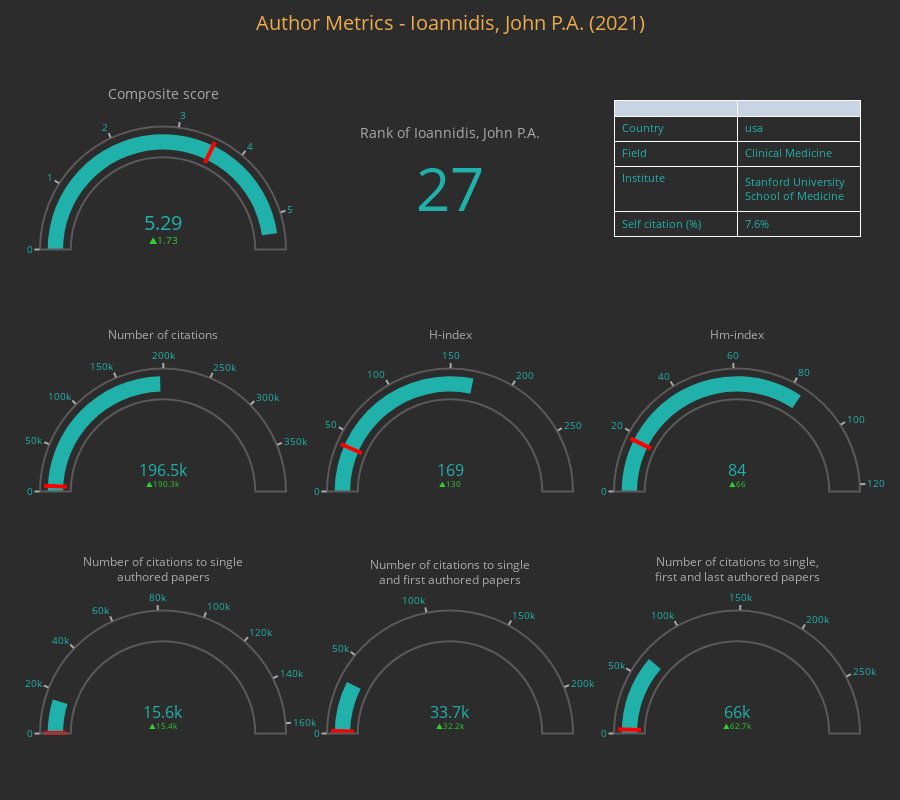

Here is the notebook cell this chart was saved with:
### Code cell
client.interactive_author_metrics_complete()

### Figure 1 — Plotly figure (JSON) as saved in the notebook; plotly's stock layout.template omitted (floating-point values rounded to 4 significant figures)
{"data": [{"delta": {"decreasing": {"color": "indianred"}, "increasing": {"color": "limegreen"}, "reference": 6248.0}, "domain": {"x": [0, 0.3], "y": [0.3667, 0.6333]}, "gauge": {"axis": {"range": [null, 399386], "tickcolor": "#aaa", "tickwidth": 2}, "bar": {"color": "lightseagreen"}, "bgcolor": "#2C2C2C", "bordercolor": "#5b5959", "borderwidth": 2, "threshold": {"line": {"color": "red", "width": 4}, "thickness": 0.75, "value": 6248.0}}, "mode": "gauge+number+delta", "number": {"font": {"color": "lightseagreen", "size": 16}}, "title": {"font": {"color": "#aaa", "size": 12}, "text": "Number of citations"}, "type": "indicator", "value": 196509}, {"delta": {"decreasing": {"color": "indianred"}, "increasing": {"color": "limegreen"}, "reference": 39}, "domain": {"x": [0.35, 0.65], "y": [0.3667, 0.6333]}, "gauge": {"axis": {"range": [null, 299], "tickcolor": "#aaa", "tickwidth": 2}, "bar": {"color": "lightseagreen"}, "bgcolor": "#2C2C2C", "bordercolor": "#5b5959", "borderwidth": 2, "threshold": {"line": {"color": "red", "width": 4}, "thickness": 0.75, "value": 39}}, "mode": "gauge+number+delta", "number": {"font": {"color": "lightseagreen", "size": 16}}, "title": {"font": {"color": "#aaa", "size": 12}, "text": "H-index"}, "type": "indicator", "value": 169}, {"delta": {"decreasing": {"color": "indianred"}, "increasing": {"color": "limegreen"}, "reference": 17.98}, "domain": {"x": [0.7, 1], "y": [0.3667, 0.6333]}, "gauge": {"axis": {"range": [null, 122.2], "tickcolor": "#aaa", "tickwidth": 2}, "bar": {"color": "lightseagreen"}, "bgcolor": "#2C2C2C", "bordercolor": "#5b5959", "borderwidth": 2, "threshold": {"line": {"color": "red", "width": 4}, "thickness": 0.75, "value": 17.98}}, "mode": "gauge+number+delta", "number": {"font": {"color": "lightseagreen", "size": 16}}, "title": {"font": {"color": "#aaa", "size": 12}, "text": "Hm-index"}, "type": "indicator", "value": 83.96}, {"delta": {"decreasing": {"color": "indianred"}, "increasing": {"color": "limegreen"}, "reference": 210}, "domain": {"x": [0, 0.3], "y": [0, 0.2667]}, "gauge": {"axis": {"range": [null, 164371], "tickcolor": "#aaa", "tickwidth": 2}, "bar": {"color": "lightseagreen"}, "bgcolor": "#2C2C2C", "bordercolor": "#5b5959", "borderwidth": 2, "threshold": {"line": {"color": "red", "width": 4}, "thickness": 0.75, "value": 210}}, "mode": "gauge+number+delta", "number": {"font": {"color": "lightseagreen", "size": 16}}, "title": {"font": {"color": "#aaa", "size": 12}, "text": "Number of citations to single<br>authored papers"}, "type": "indicator", "value": 15627}, {"delta": {"decreasing": {"color": "indianred"}, "increasing": {"color": "limegreen"}, "reference": 1463}, "domain": {"x": [0.35, 0.65], "y": [0, 0.2667]}, "gauge": {"axis": {"range": [null, 227992], "tickcolor": "#aaa", "tickwidth": 2}, "bar": {"color": "lightseagreen"}, "bgcolor": "#2C2C2C", "bordercolor": "#5b5959", "borderwidth": 2, "threshold": {"line": {"color": "red", "width": 4}, "thickness": 0.75, "value": 1463}}, "mode": "gauge+number+delta", "number": {"font": {"color": "lightseagreen", "size": 16}}, "title": {"font": {"color": "#aaa", "size": 12}, "text": "Number of citations to single<br>and first authored papers"}, "type": "indicator", "value": 33660}, {"delta": {"decreasing": {"color": "indianred"}, "increasing": {"color": "limegreen"}, "reference": 3347}, "domain": {"x": [0.7, 1], "y": [0, 0.2667]}, "gauge": {"axis": {"range": [null, 295145], "tickcolor": "#aaa", "tickwidth": 2}, "bar": {"color": "lightseagreen"}, "bgcolor": "#2C2C2C", "bordercolor": "#5b5959", "borderwidth": 2, "threshold": {"line": {"color": "red", "width": 4}, "thickness": 0.75, "value": 3347}}, "mode": "gauge+number+delta", "number": {"font": {"color": "lightseagreen", "size": 16}}, "title": {"font": {"color": "#aaa", "size": 12}, "text": "Number of citations to single,<br>first and last authored papers"}, "type": "indicator", "value": 66021}, {"delta": {"decreasing": {"color": "indianred"}, "increasing": {"color": "limegreen"}, "reference": 3.566}, "domain": {"x": [0, 0.3], "y": [0.7333, 1]}, "gauge": {"axis": {"range": [null, 5.541], "tickcolor": "#aaa", "tickwidth": 2}, "bar": {"color": "lightseagreen"}, "bgcolor": "#2C2C2C", "bordercolor": "#5b5959", "borderwidth": 2, "threshold": {"line": {"color": "red", "width": 4}, "thickness": 0.75, "value": 3.566}}, "mode": "gauge+number+delta", "number": {"font": {"color": "lightseagreen", "size": 20}}, "title": {"font": {"color": "#aaa", "size": 14}, "text": "Composite score"}, "type": "indicator", "value": 5.291}, {"domain": {"x": [0.35, 0.65], "y": [0.7333, 1]}, "mode": "number", "number": {"font": {"color": "lightseagreen", "size": 60}}, "title": {"font": {"color": "#aaa", "size": 14}, "text": "Rank of Ioannidis, John P.A."}, "type": "indicator", "value": 27}, {"cells": {"align": "left", "fill": {"color": "#2C2C2C"}, "font": {"color": "lightseagreen", "size": 11}, "height": 25, "values": [["Country", "Field", "Institute", "Self citation (%)"], ["usa", "Clinical Medicine", "Stanford University School of Medicine", "7.6%"]]}, "domain": {"x": [0.7, 1], "y": [0.7333, 1]}, "type": "table"}], "layout": {"font": {"color": "lightseagreen", "size": 10}, "height": 800, "margin": {"b": 40, "l": 40, "r": 40, "t": 100}, "paper_bgcolor": "#2C2C2C", "plot_bgcolor": "#2C2C2C", "showlegend": false, "title": {"font": {"color": "#ECAB4C", "size": 20}, "text": "Author Metrics - Ioannidis, John P.A. (2021)", "x": 0.5, "y": 0.98}}}
